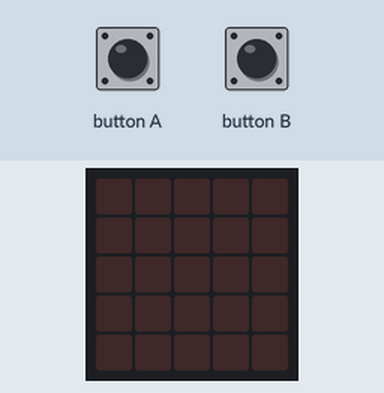
Bench run of a program on a simulated BBC micro:bit (MakeCode). On the bench: the board's 5×5 LED display. Inputs (shaded band) come from the test bench. Dim RGB values are drawn brighter than linear.

Above: at 1.2 s.
1.3 s: button A pressed for 0.15 s
At 1.8 s:
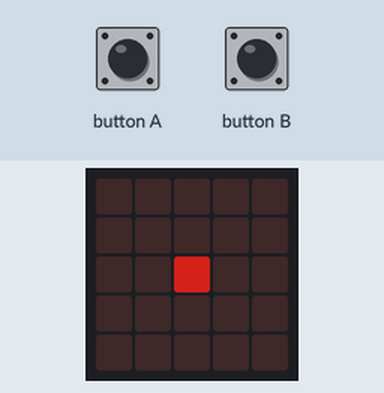
4.4 s: button B pressed for 0.15 s
At 4.7 s:
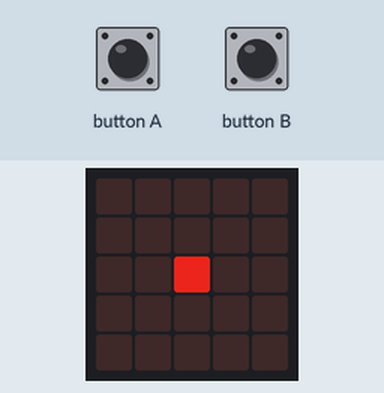

Measured:
- after the input at 1.3 s, the display: changes after 0.15 s (image 1)
- after the input at 4.4 s, the display: first differs from a run without the input after 0.20 s (image 2 shows a later state)
- what the display in image 1 shows lasts 0.5 s, from 1.5 s to 2.0 s

The program:

main.ts
```typescript
input.onButtonPressed(Button.A, function () {
    for (let index = 0; index <= 4; index++) {
        led.plotBrightness(2, 2, 128)
        basic.pause(500)
        basic.clearScreen()
        basic.pause(500)
        index = 0
    }
})
input.onButtonPressed(Button.B, function () {
    for (let index = 0; index <= 4; index++) {
        led.plotBrightness(2, 2, 128)
        basic.pause(50)
        led.plotBrightness(2, 2, 162)
        basic.pause(50)
        led.plotBrightness(2, 2, 191)
        basic.pause(100)
        led.plotBrightness(2, 2, 255)
        basic.pause(100)
        led.plotBrightness(2, 2, 191)
        basic.pause(100)
        led.plotBrightness(2, 2, 162)
        basic.pause(50)
        led.plotBrightness(2, 2, 128)
        basic.pause(50)
        basic.clearScreen()
        basic.pause(500)
        index = 0
    }
})
basic.forever(function () {

})
```

test.ts
```typescript
// 在這裡測試；當此封包作為擴充功能時，將不會編譯此內容。
```
